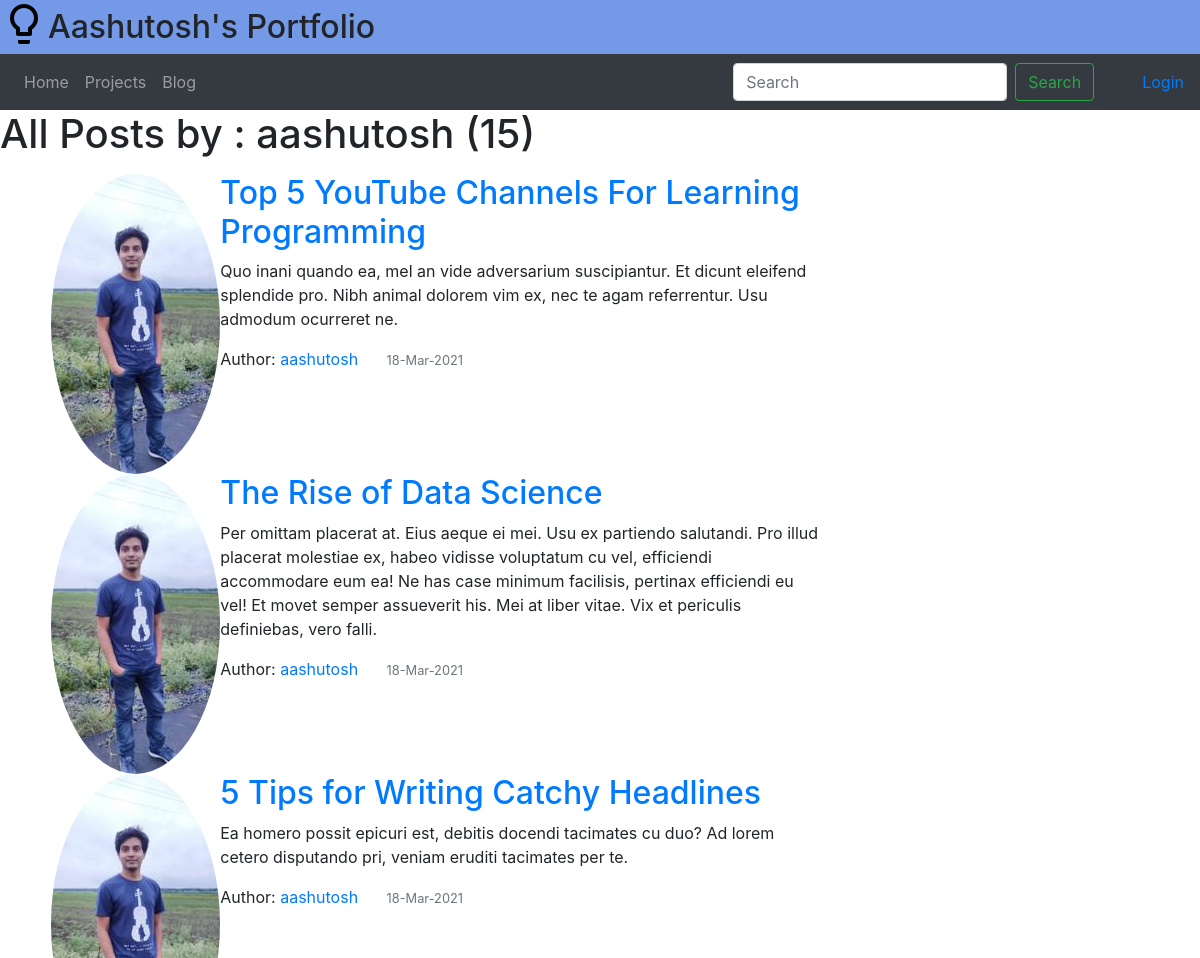
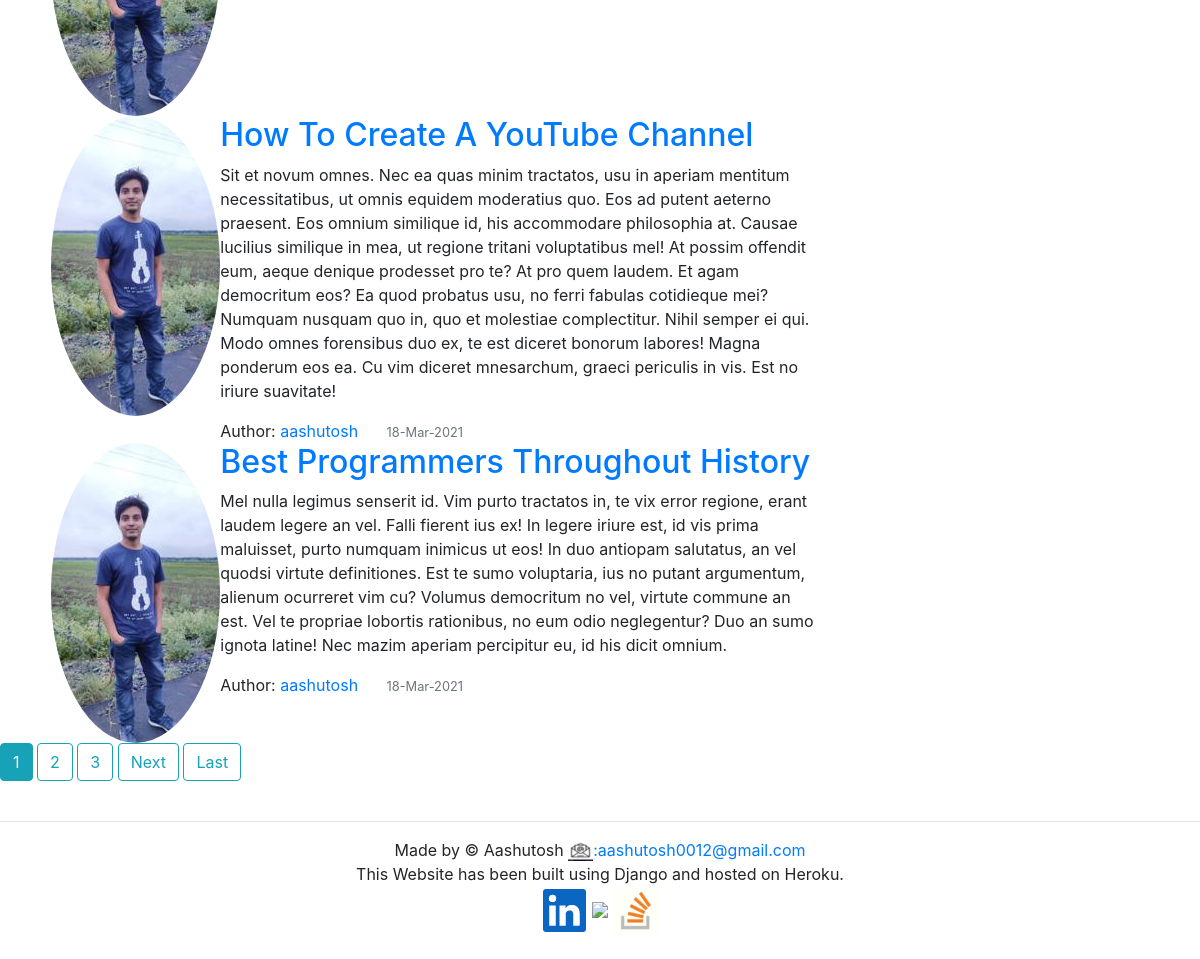
/blog/user/aashutosh/, run on the app's committed database (2 pictures, top to bottom).
### blog/models.py (models this page shows, shortened)
class Post(models.Model):
	title = models.CharField(max_length=100)
	content = models.TextField()
	date_posted = models.DateTimeField(default=timezone.now)
	author = models.ForeignKey(User,on_delete=models.CASCADE)

### user/models.py (models this page shows, shortened)
class Profile(models.Model):
	user = models.OneToOneField(User, on_delete=models.CASCADE)
	image = models.ImageField(default='profile_pics/default.jpg', upload_to='profile_pics')

### blog/views.py (the view)
# urls.py: path('user/<str:username>/', UserPostListView.as_view(), name="user-posts"),
class UserPostListView(ListView):
	model = Post
	context_object_name='posts'
	template_name = 'blog/user_posts.html'
	paginate_by = 5
	def get_queryset(self):
		user = get_object_or_404(User, username=self.kwargs.get('username'))
		return Post.objects.filter(author=user).order_by('-date_posted')

### blog/templates/blog/user_posts.html (shortened to what this page needs)
{% extends 'blog/base.html' %}
{% block content %}
	<h1 class="mb-3">All Posts by : {{ view.kwargs.username }} ({{ page_obj.paginator.count }})</h1>
	<div class="row d-flex justify-content-center col-md-9">
		{% for post in posts %}
			<article class=" media content-section col-md-11 ">
				<img class="rounded-circle article-img" src="{{ post.author.profile.image.url }}">
				<div class="media-body ">
					<h2><a class="article-title" href="{% url 'post-detail' post.id %}">{{ post.title }}</a></h2>
					<p class="article-content">{{ post.content }}</p>
					<div class="metadata">Author:
						<a class="mr-4" href="{% url 'user-posts' post.author.username %}">{{ post.author }}</a>
						<small class="text-muted">{{ post.date_posted | date:'j-M-Y' }}</small>
					</div>
				</div>
			</article>
		{% endfor %}
	</div>
	{% if is_paginated %}
		    {% for num in page_obj.paginator.page_range %}
		    	{% if page_obj.number == num %}
		        	<a class="btn btn-info mb-4" href="?page={{ num }}">{{ num }}</a>
		        {% elif num > page_obj.number|add:'-3' and num < page_obj.number|add:'3' %}
		        	<a class="btn btn-outline-info mb-4" href="?page={{ num }}">{{ num }}</a>
		        {% endif %}
		    {% endfor %}
		    {% if page_obj.has_next %}
		        <a class="btn btn-outline-info mb-4" href="?page={{ page_obj.next_page_number }}">Next</a>
		        <a class="btn btn-outline-info mb-4" href="?page={{ page_obj.paginator.num_pages }}">Last</a>
		     {% endif %}
    {% endif %}
{% endblock %}

### data on the page
Post: author.profile.image (picture), title "Top 5 YouTube Channels For Learning Programming", content "Quo inani quando ea, mel an vide adversarium suscipiantur. Et dicunt eleifend splendide pro. Nibh animal dolorem vim ex, nec te agam referrentur. Usu admodum ocurreret ne.", author "aashutosh", date_posted "18-Mar-2021"
Post: author.profile.image (picture), title "The Rise of Data Science", content "Per omittam placerat at. Eius aeque ei mei. Usu ex partiendo salutandi. Pro illud placerat molestiae ex, habeo vidisse voluptatum cu vel, efficiendi accommodare eum ea! Ne has case minimum facilisis, pertinax efficiendi eu vel! Et movet semper assueverit his. Mei at liber vitae. Vix et periculis definiebas, vero falli.", author "aashutosh", date_posted "18-Mar-2021"
Post: author.profile.image (picture), title "5 Tips for Writing Catchy Headlines", content "Ea homero possit epicuri est, debitis docendi tacimates cu duo? Ad lorem cetero disputando pri, veniam eruditi tacimates per te.", author "aashutosh", date_posted "18-Mar-2021"
Post: author.profile.image (picture), title "How To Create A YouTube Channel", content "Sit et novum omnes. Nec ea quas minim tractatos, usu in aperiam mentitum necessitatibus, ut omnis equidem moderatius quo. Eos ad putent aeterno praesent. Eos omnium similique id, his accommodare philosophia at. Causae lucilius similique in mea, ut regione tritani voluptatibus mel! At possim offendit eum, aeque denique prodesset pro te? At pro quem laudem. Et agam democritum eos? Ea quod probatus usu, no ferri fabulas cotidieque mei? Numquam nusquam quo in, quo et molestiae complectitur. Nihil semper ei qui. Modo omnes forensibus duo ex, te est diceret bonorum labores! Magna ponderum eos ea. Cu vim diceret mnesarchum, graeci periculis in vis. Est no iriure suavitate!", author "aashutosh", date_posted "18-Mar-2021"
Post: author.profile.image (picture), title "Best Programmers Throughout History", content "Mel nulla legimus senserit id. Vim purto tractatos in, te vix error regione, erant laudem legere an vel. Falli fierent ius ex! In legere iriure est, id vis prima maluisset, purto numquam inimicus ut eos! In duo antiopam salutatus, an vel quodsi virtute definitiones. Est te sumo voluptaria, ius no putant argumentum, alienum ocurreret vim cu? Volumus democritum no vel, virtute commune an est. Vel te propriae lobortis rationibus, no eum odio neglegentur? Duo an sumo ignota latine! Nec mazim aperiam percipitur eu, id his dicit omnium.", author "aashutosh", date_posted "18-Mar-2021"

### other printed values
{{ view.kwargs.username }} "aashutosh"
{{ page_obj.paginator.count }} "15"
{{ num }} "1"
{{ num }} "2" "3"
